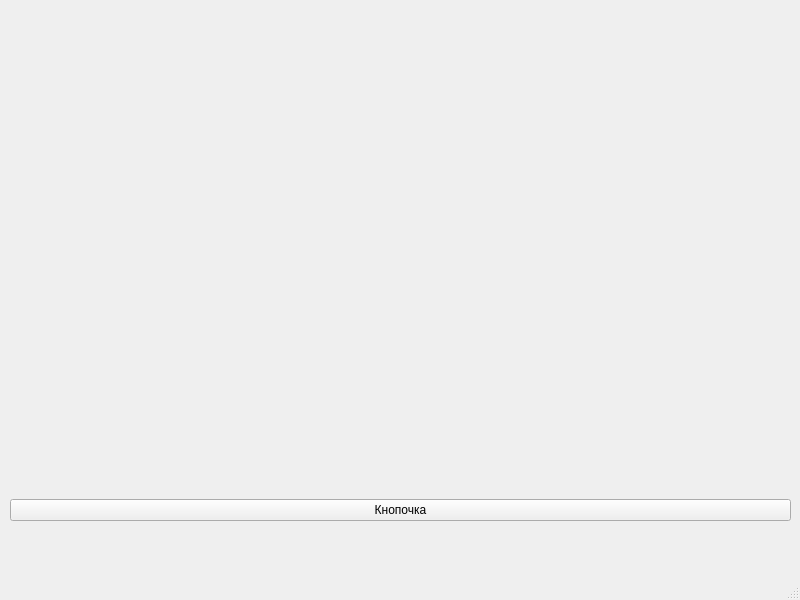
<?xml version="1.0" encoding="UTF-8"?>
<ui version="4.0">
    <class>MainWindow</class>
    <widget class="QMainWindow" name="MainWindow">
        <property name="geometry">
            <rect>
                <x>0</x>
                <y>0</y>
                <width>800</width>
                <height>600</height>
            </rect>
        </property>
        <property name="minimumSize">
            <size>
                <width>800</width>
                <height>600</height>
            </size>
        </property>
        <property name="maximumSize">
            <size>
                <width>800</width>
                <height>600</height>
            </size>
        </property>
        <property name="windowTitle">
            <string>MainWindow</string>
        </property>
        <widget class="QWidget" name="centralwidget">
            <widget class="QWidget" name="verticalLayoutWidget">
                <property name="geometry">
                    <rect>
                        <x>10</x>
                        <y>470</y>
                        <width>781</width>
                        <height>80</height>
                    </rect>
                </property>
                <layout class="QVBoxLayout" name="verticalLayout">
                    <item>
                        <widget class="QPushButton" name="button">
                            <property name="text">
                                <string>Кнопочка</string>
                            </property>
                        </widget>
                    </item>
                </layout>
            </widget>
            <widget class="QWidget" name="verticalLayoutWidget_2">
                <property name="geometry">
                    <rect>
                        <x>10</x>
                        <y>10</y>
                        <width>781</width>
                        <height>451</height>
                    </rect>
                </property>
                <layout class="QVBoxLayout" name="layout"/>
            </widget>
        </widget>
        <widget class="QMenuBar" name="menubar">
            <property name="geometry">
                <rect>
                    <x>0</x>
                    <y>0</y>
                    <width>800</width>
                    <height>21</height>
                </rect>
            </property>
        </widget>
        <widget class="QStatusBar" name="statusbar"/>
    </widget>
    <resources/>
    <connections/>
</ui>
